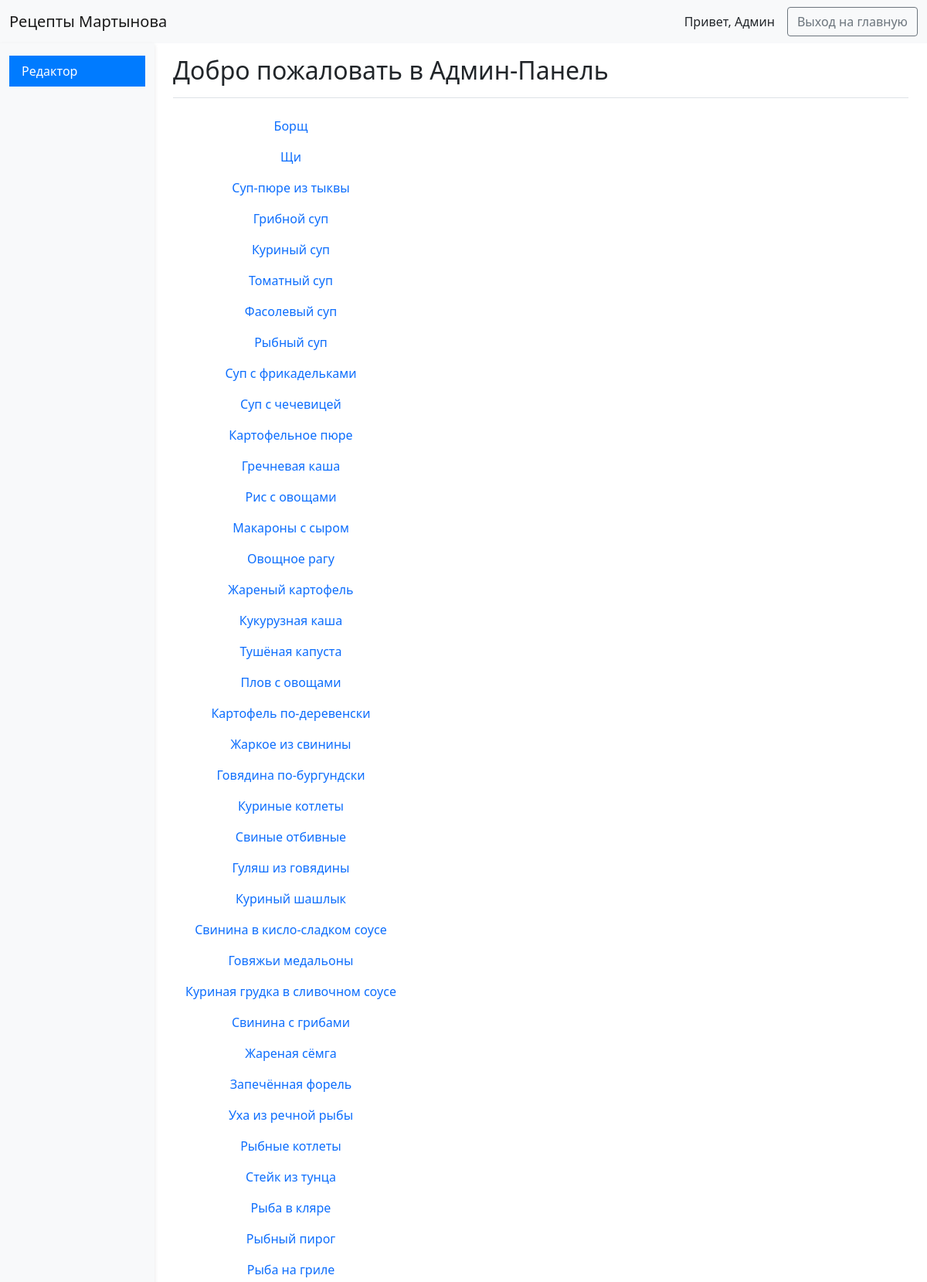
Page /admin_panel (signed in, upper part) on the committed database.
### tables this page shows
CREATE TABLE content (
             id INTEGER PRIMARY KEY AUTOINCREMENT,
             idblock TEXT,
             short_title TEXT,
             img TEXT,
             altimg TEXT,
             title TEXT,
             contenttext TEXT, ingredients TEXT);

### app.py (the view)
@app.route('/admin_panel')
def admin_panel():
    if 'user_id' not in session:
        return redirect(url_for('admin_login'))
    conn = get_db_connection()
    blocks = conn.execute('SELECT * FROM content').fetchall()  # Получаем все записи из таблицы content
    conn.close()
    blocks_list = [dict(ix) for ix in blocks]
    json_data = {}
    for raw in blocks_list:
        if raw['idblock'] not in json_data:
            json_data[raw['idblock']] = []
        json_data[raw['idblock']].append({
            'id': raw['id'],
            'short_title': raw['short_title'],
            'img': raw['img'],
            'altimg': raw['altimg'],
            'title': raw['title'],
            'contenttext': raw['contenttext'],
        })
    return render_template('admin_panel.html', json_data=json_data)

### app.py (called while the page is built)
def get_db_connection():
    conn = sqlite3.connect('database.db')
    conn.row_factory = sqlite3.Row
    return conn

### templates/admin_panel.html (shortened to what this page needs)
<!DOCTYPE html>
<html lang="en">
<head>
	<link href="https://cdn.jsdelivr.net/npm/bootstrap@5.1.3/dist/css/bootstrap.min.css" rel="stylesheet">
</head>
<body>
<nav class="navbar navbar-expand-lg navbar-light bg-light">
	<div class="container-fluid">
		<a class="navbar-brand" href="#">Рецепты Мартынова</a>
		<div class="d-flex align-items-center">
			<span class="me-3">Привет, Админ</span>
			<a href="{{ url_for('logout') }}" class="btn btn-outline-secondary">Выход на главную</a>
		</div>
	</div>
</nav>
<div class="container-fluid">
	<div class="row">
		<nav id="sidebarMenu" class="col-md-3 col-lg-2 d-md-block bg-light sidebar collapse">
			<div class="position-sticky pt-3">
				<ul class="nav flex-column">
					<li class="nav-item">
						<a class="nav-link active" aria-current="page" href="#">
							Редактор
						</a>
					</li>
				</ul>
			</div>
		</nav>
		{% if json_data %}
			{% include 'editland.html' %}
		{% endif %}
	</div>
</div>
</body>
</html>

### templates/editland.html (shortened to what this page needs)
<main class="col-md-9 ms-sm-auto col-lg-10 px-md-4">
	<div class="d-flex justify-content-between flex-wrap flex-md-nowrap align-items-center pt-3 pb-2 mb-3 border-bottom">
		<h1 class="h2">Добро пожаловать в Админ-Панель</h1>
	</div>
	<div class="d-flex align-items-start">
		<div class="nav flex-column nav-pills me-3" id="v-pills-tab" role="tablist" aria-orientation="vertical">
			{% for j_key, j_value in json_data.items() %}
				<button class="nav-link" id="v-pills-{{ j_key }}-tab" data-bs-toggle="pill"
				        data-bs-target="#v-pills-{{ j_key }}" type="button" role="tab"
				        aria-controls="v-pills-{{ j_key }}" aria-selected="false">
					{{ j_value[0].short_title }}
				</button>
			{% endfor %}
		</div>
		<div class="tab-content" id="v-pills-tabContent">
		</div>
	</div>
</main>

### templates/admin_panel.html (style rules this page uses)
#sidebarMenu { min-height: 100vh; box-shadow: 0 2px 5px rgba(0, 0, 0, 0.1); z-index: 1000; }
.sidebar .nav-link { border-radius: 0; color: #333; }
.sidebar .nav-link.active { background-color: #007bff; color: white; }

### templates/editland.html (style rules this page uses)
.tab-content { max-width: 100%; padding: 20px; }

### rows in the picture
content: short_title "Борщ"
content: short_title "Щи"
content: short_title "Суп-пюре из тыквы"
content: short_title "Грибной суп"
content: short_title "Куриный суп"
content: short_title "Томатный суп"
content: short_title "Фасолевый суп"
content: short_title "Рыбный суп"
content: short_title "Суп с фрикадельками"
content: short_title "Суп с чечевицей"
content: short_title "Картофельное пюре"
content: short_title "Гречневая каша"
content: short_title "Рис с овощами"
content: short_title "Макароны с сыром"
content: short_title "Овощное рагу"
content: short_title "Жареный картофель"
content: short_title "Кукурузная каша"
content: short_title "Тушёная капуста"
content: short_title "Плов с овощами"
content: short_title "Картофель по-деревенски"
content: short_title "Жаркое из свинины"
content: short_title "Говядина по-бургундски"
content: short_title "Куриные котлеты"
content: short_title "Свиные отбивные"
content: short_title "Гуляш из говядины"
content: short_title "Куриный шашлык"
content: short_title "Свинина в кисло-сладком соусе"
content: short_title "Говяжьи медальоны"
content: short_title "Куриная грудка в сливочном соусе"
content: short_title "Свинина с грибами"
content: short_title "Жареная сёмга"
content: short_title "Запечённая форель"
content: short_title "Уха из речной рыбы"
content: short_title "Рыбные котлеты"
content: short_title "Стейк из тунца"
content: short_title "Рыба в кляре"
content: short_title "Рыбный пирог"
content: short_title "Рыба на гриле"
